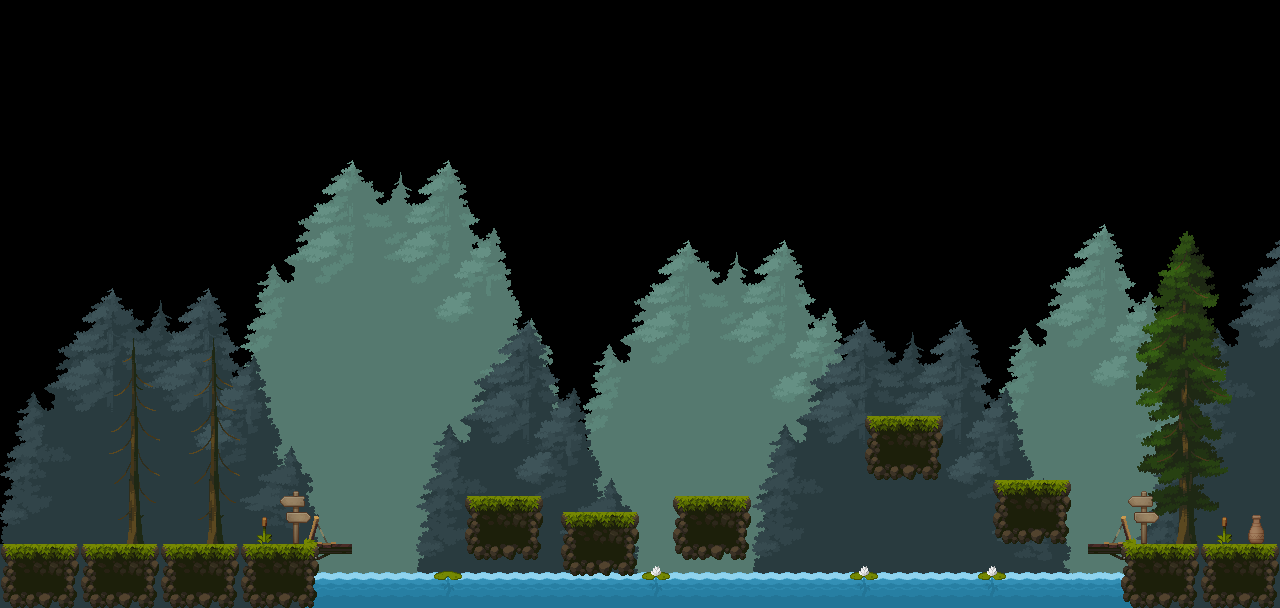

This is a level from a 2D game, rendered from its Tiled map with the project's own tilesets. A one-line summary and the map file follow, with tile-layer data summarised:
An orthogonal 80x38 tile map with 16x16 px tiles, 9 tile layers (bg2, bg, Tile Layer 6, water, ...).

<map version="1.10" tiledversion="1.10.1" orientation="orthogonal" renderorder="right-down" width="80" height="38" tilewidth="16" tileheight="16" infinite="0" nextlayerid="10" nextobjectid="1">
 <tileset firstgid="1" source="Tiles.tsx" />
 <layer id="7" name="bg2" width="80" height="38">
  <data>[3040 cells, 1104 non-empty, 320 distinct tile ids]</data>
 </layer>
 <layer id="4" name="bg" width="80" height="38">
  <data>[3040 cells, 1060 non-empty, 320 distinct tile ids]</data>
 </layer>
 <layer id="6" name="Tile Layer 6" width="80" height="38">
  <data>[3040 cells, 33 non-empty, 33 distinct tile ids]</data>
 </layer>
 <layer id="5" name="water" width="80" height="38">
  <data>[3040 cells, 157 non-empty, 12 distinct tile ids]</data>
 </layer>
 <layer id="1" name="wall" width="80" height="38">
  <data>[3040 cells, 120 non-empty, 20 distinct tile ids]</data>
 </layer>
 <layer id="2" name="2" width="80" height="38">
  <data>[3040 cells, 8 non-empty, 8 distinct tile ids]</data>
 </layer>
 <layer id="3" name="wall" width="80" height="38">
  <data>[3040 cells, 104 non-empty, 23 distinct tile ids]</data>
 </layer>
 <layer id="8" name="Tile Layer 8" width="80" height="38">
  <data>[3040 cells, 234 non-empty, 178 distinct tile ids]</data>
 </layer>
 <layer id="9" name="Tile Layer 9" width="80" height="38">
  <data>[3040 cells, 52 non-empty, 26 distinct tile ids]</data>
 </layer>
</map>